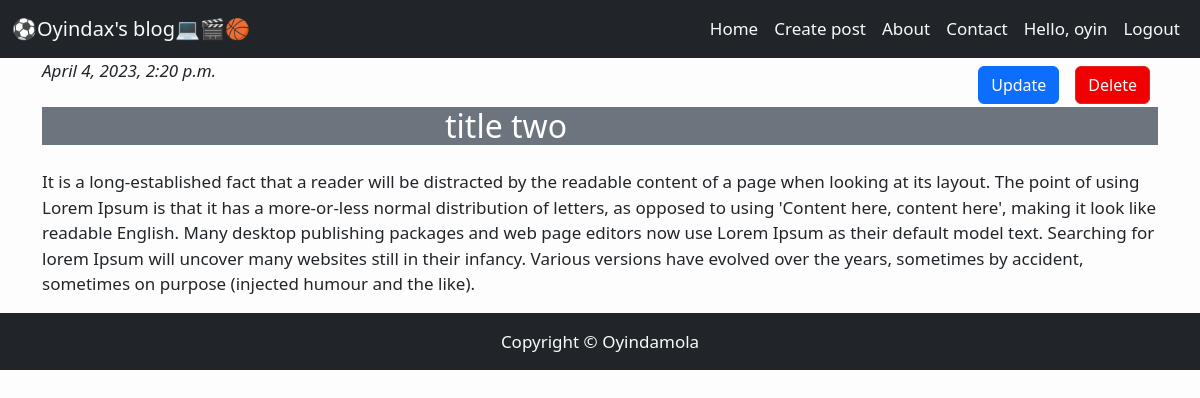
The app's page /post/2/ (signed in) with its own data.
### myblog/models.py (models this page shows, shortened)
class Post (models.Model):
    author = models.ForeignKey(settings.AUTH_USER_MODEL, on_delete = models.CASCADE)
    title = models.CharField(max_length=100, blank=False, null=False)
    description = models.TextField(blank=False)
    created_date = models.DateTimeField(default=timezone.now)
    published_date = models.DateTimeField(blank=True ,null=True)

### myblog/views.py (the view)
# urls.py: path('post/<int:id>/', DetailPageView.as_view(), name='post_detail'),
class DetailPageView( LoginRequiredMixin,DetailView):
    model = Post
    template_name = 'post_detail.html'
    def get_object(self):
        id_ = self.kwargs.get('id')
        return get_object_or_404(Post, id=id_)

### templates/post_detail.html (shortened to what this page needs)
{% extends 'base.html' %}
{% block body %}
    <div class="container">
        <div class="row">
            <div class="col-12">
                <article class="post">
                    <a class="btn btn-danger float-end m-2"href="{% url 'post_delete' pk=post.pk %}">Delete</a>
                    <a class="btn btn-primary float-end m-2" href="{% url 'post_edit' pk=post.pk %}">Update</a>
                    {% if post.published_date %}
                        <i class="date">{{ post.published_date}}</i>
                    {% endif %}
                    <h2 class="bg-secondary text-white text-center my-4">{{post.title}}</h2>
                        <p>{{ post.description|linebreaksbr }}</p>
                </article>
            </div>
        </div>
    </div>
{% endblock body %}

### templates/base.html (shortened to what this page needs)
<!DOCTYPE html>
{% load static %}
<html lang="en">
<head>
    <link href="https://cdn.jsdelivr.net/npm/bootstrap@5.3.0-alpha3/dist/css/bootstrap.min.css" rel="stylesheet">
    <link rel="stylesheet" type="text/css" href="{% static 'css/style.css' %}">
</head>
<body>
    <nav class="navbar navbar-expand-lg bg-dark">
        <div class="container-fluid">
          <a class="navbar-brand text-light" href="{% url 'home' %}">⚽Oyindax's blog💻🎬🏀</a>
          <div class="collapse navbar-collapse" id="navbarNavAltMarkup">
            <div class="navbar-nav ms-auto">
              <a class="nav-link active text-light" aria-current="page" href="{% url 'home' %}">Home</a>
              <a class="nav-link text-light" href="{% url 'post_create' %}">Create post</a>
              <a class="nav-link text-light" href="#">About</a>
              <a class="nav-link  text-light">Contact</a>
              {% if user.is_authenticated %}
              <a class="nav-link text-light" href="#">Hello, {{request.user}}</a>
              <a class="nav-link text-light" href="{% url 'logout' %}">Logout</a>
              {% else %}
              <a class="nav-link text-light" href="{% url 'register' %}">Register</a>
              <a class="nav-link text-light" href="{% url 'login' %}">Login</a>
              {% endif %}
            </div>
          </div>
        </div>
      </nav>
    {% block body %}
    {% endblock body %}
    <footer class="py-3 bg-dark">
        <p class="m-0 text-light text-center">Copyright &copy; Oyindamola</p>
    </footer>
</body>
</html>

### static/css/style.css (style rules this page uses)
body { background-color: #fdfdfd; font-size: 17px; }
.btn-danger { color: #fff; background-color: #f00000; border-color: #dc281e; }

### records on screen
Post: published_date "April 4, 2023, 2:20 p.m.", title "title two", description "It is a long-established fact that a reader will be distracted by the readable content of a page when looking at its layout. The point of using Lorem Ipsum is that it has a more-or-less normal distribution of letters, as opposed to using 'Content here, content here', making it look like readable English. Many desktop publishing packages and web page editors now use Lorem Ipsum as their default model text. Searching for lorem Ipsum will uncover many websites still in their infancy. Various versions have evolved over the years, sometimes by accident, sometimes on purpose (injected humour and the like)."

### other values on screen
{{ request.user }} "oyin"
